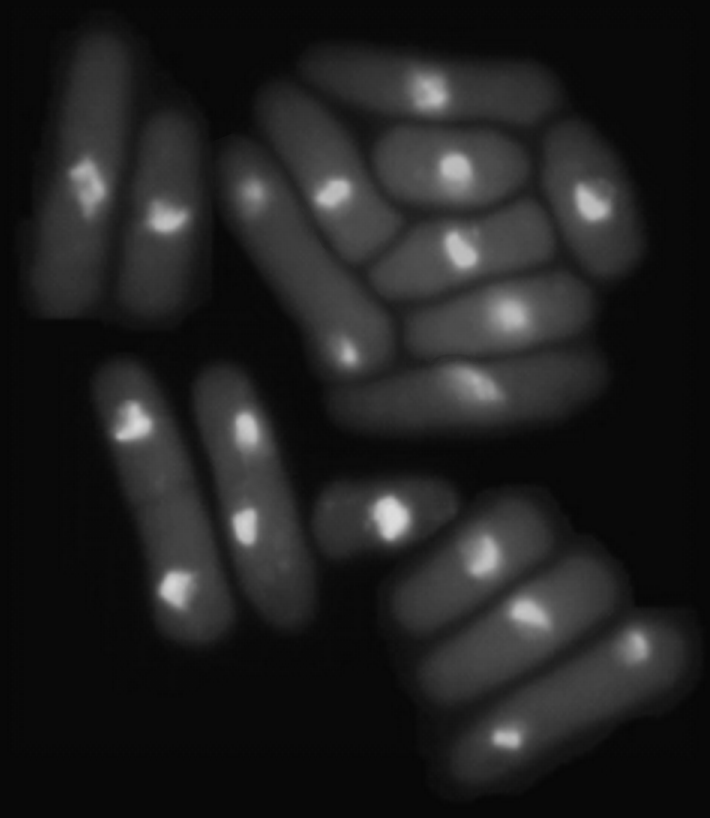
%> input picture CSCI 780 (Digital Image Processing)/Zhang-HW3/Fig1118(a).tif, 710 x 818 px
$ octave --eval "result = problem2_watershed;"   (GNU Octave 9; MATLAB toolbox functions it lacks are replaced by stand-ins)
%> lines starting %> are read from the running program, lines starting %| are printed output that depends on the picture; in (x1, y1, x2, y2) boxes, pixels count from 0 and x2, y2 are one past the last pixel; in counts of white or black regions, pixels touching at a corner belong together; the program's own positions count from 1
function [L, avgArea, cellAreas, out] = problem2_watershed()

% Preprocessing, read image and convert to grayscale
I = imread('Fig1118(a).tif');
%> I is the input picture: size 818x710 uint8; min 6, max 222, mean 33.1
if size(I,3) == 3
    I = rgb2gray(I);
end
I = im2double(I);
%> I: size 818x710 double

I_smooth = imgaussfilt(I, 1);

% Remove bright blobs inside cells
se = strel('disk', 5);
I_noBlobs = imopen(I_smooth, se);

% Foreground Mask Generation, binary mask using thresholding
T = graythresh(I_noBlobs);
%> T = 0.165
BW = imbinarize(I_noBlobs, T);
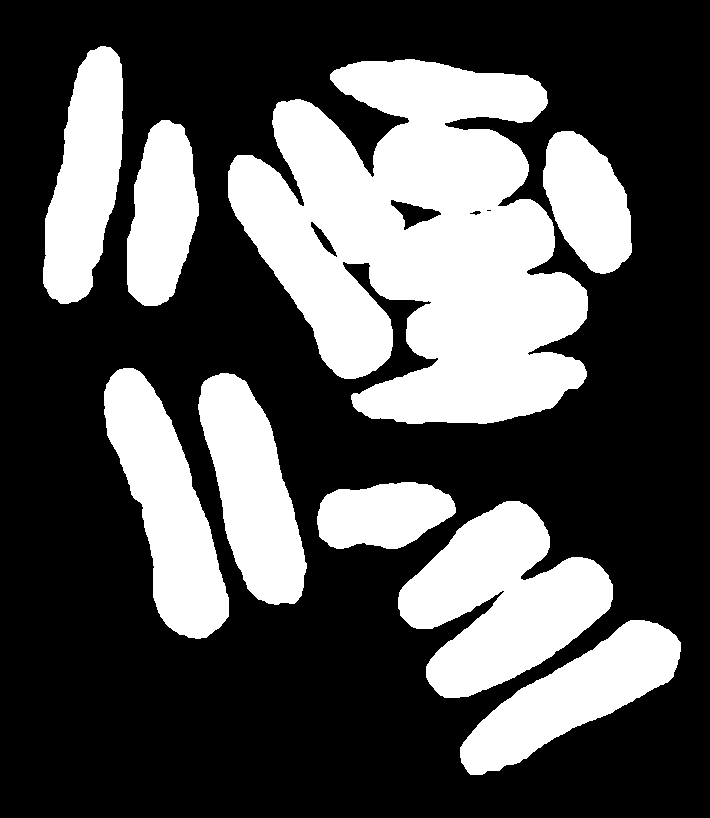
%> BW: size 818x710 logical; 33.3% white; 9 white regions, largest, box (x1, y1, x2, y2) and area: (228, 59, 588, 424) 84197, (398, 501, 613, 698) 24120, (104, 368, 229, 639) 16683

% Clean mask
BW = imfill(BW, 'holes');
%> BW: size 818x710 logical; 33.4% white; 9 white regions, largest, box (x1, y1, x2, y2) and area: (228, 59, 588, 424) 85115, (398, 501, 613, 698) 24120, (104, 368, 229, 639) 16683
BW = bwareaopen(BW, 80);
BW = imopen(BW, strel('disk', 2));
BW = imclose(BW, strel('disk', 3));
%> BW: size 818x710 logical; 33.4% white; 8 white regions, largest, box (x1, y1, x2, y2) and area: (228, 59, 632, 424) 93960, (398, 501, 613, 698) 24155, (104, 368, 229, 639) 16687

% Distance Transform
D = bwdist(~BW);
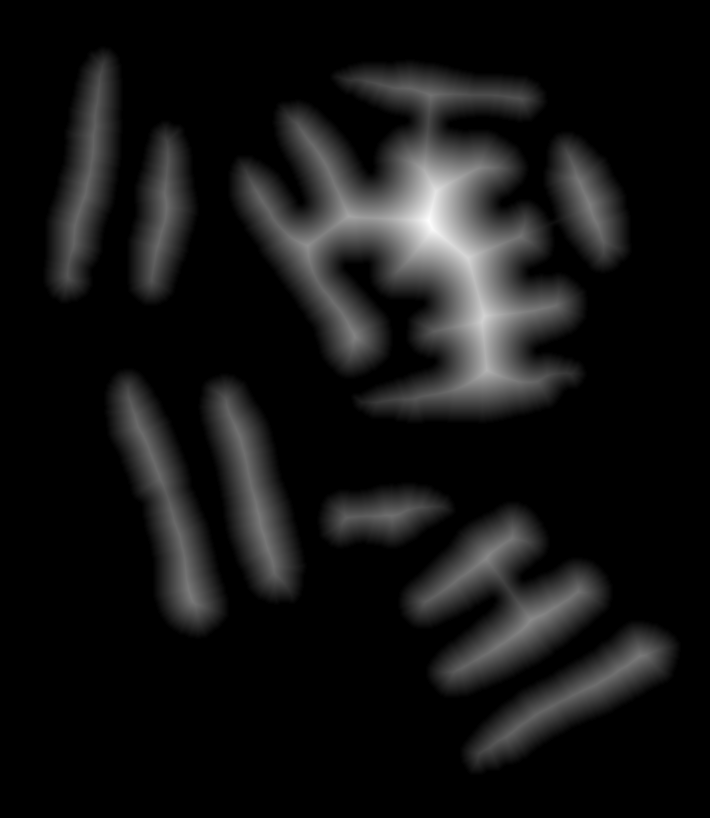
%> D: size 818x710 single; min 0, max 74.4, mean 6; drawn with min black and max white

% Watershed Segmentation, watershed transform to separate touching cells
Dmod = -D;
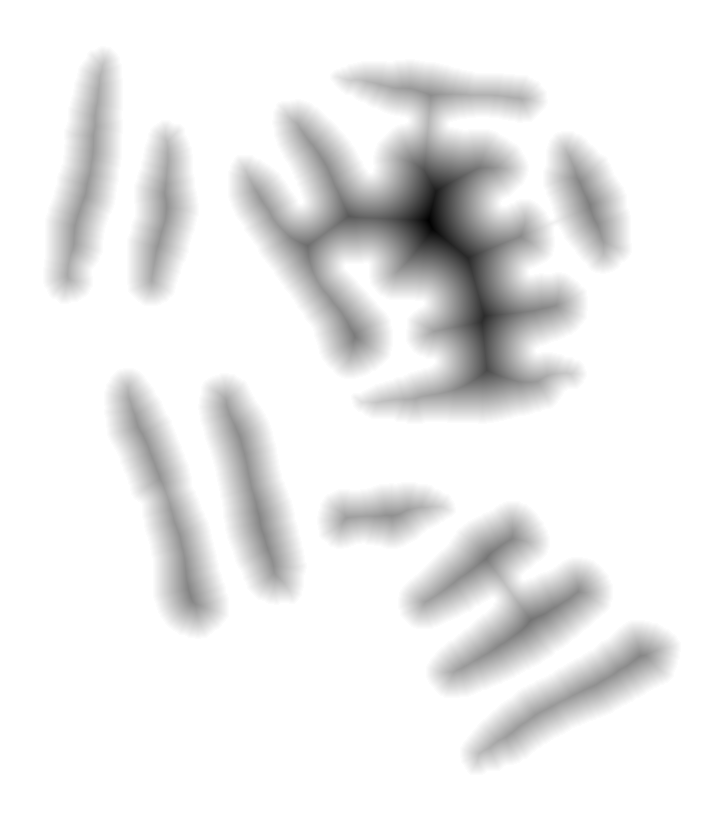
%> Dmod: size 818x710 single; min -74.4, max 0, mean -5.98; drawn with min black and max white
Dmod(~BW) = -Inf;
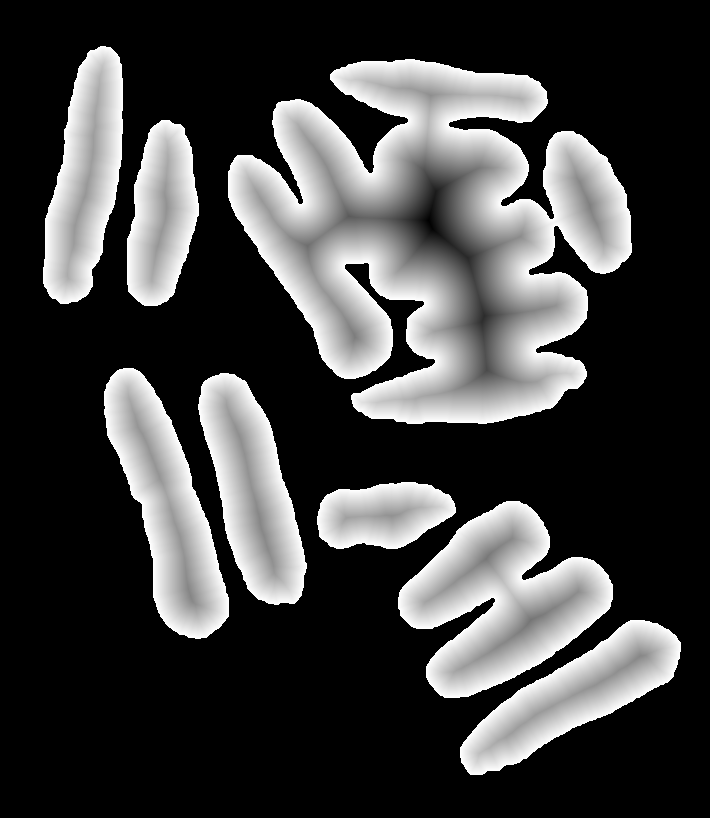
%> Dmod: size 818x710 single; 66.55% of the values are NaN or infinite; the others: min -74.4, max -1, mean -17.87; drawn with min black, max white, NaN and infinite black
Dmod = imhmin(Dmod, 1.5);

Lw = watershed(Dmod);
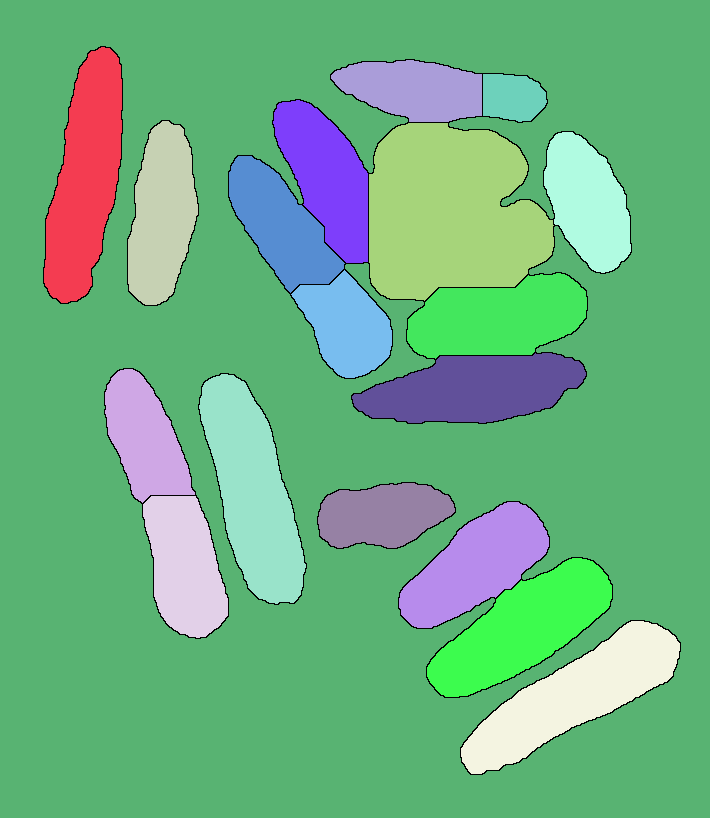
%> Lw: size 818x710 uint8; 20 distinct labels, from 0 to 19; one colour per label, 0 black

% Final Labeling
BW_final = BW;
BW_final(Lw == 0) = 0;
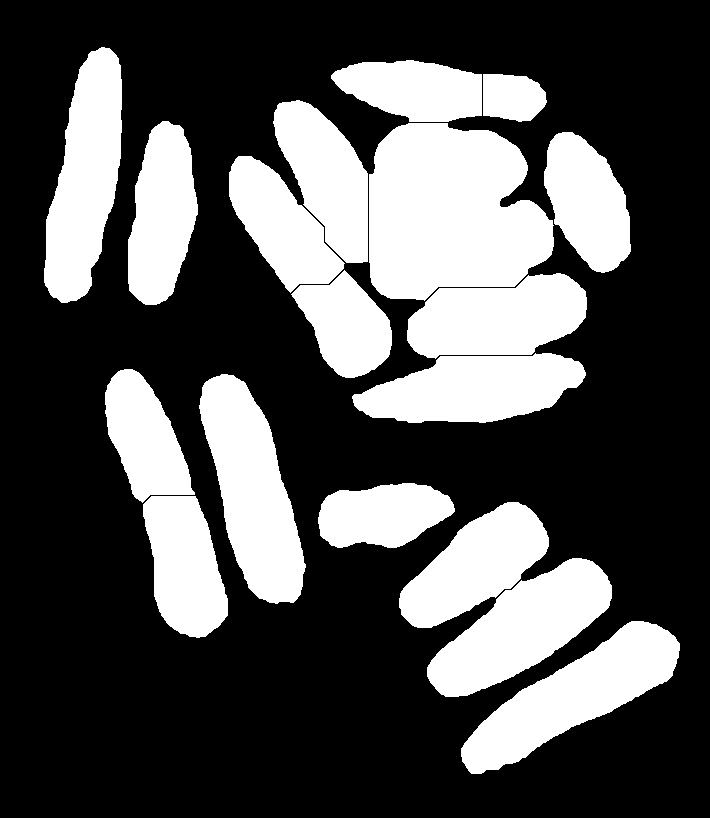
%> BW_final: size 818x710 logical; 31.9% white; 18 white regions, largest, box (x1, y1, x2, y2) and area: (369, 123, 554, 301) 25861, (199, 374, 306, 604) 13954, (461, 621, 680, 774) 13554

L = bwlabel(BW_final);
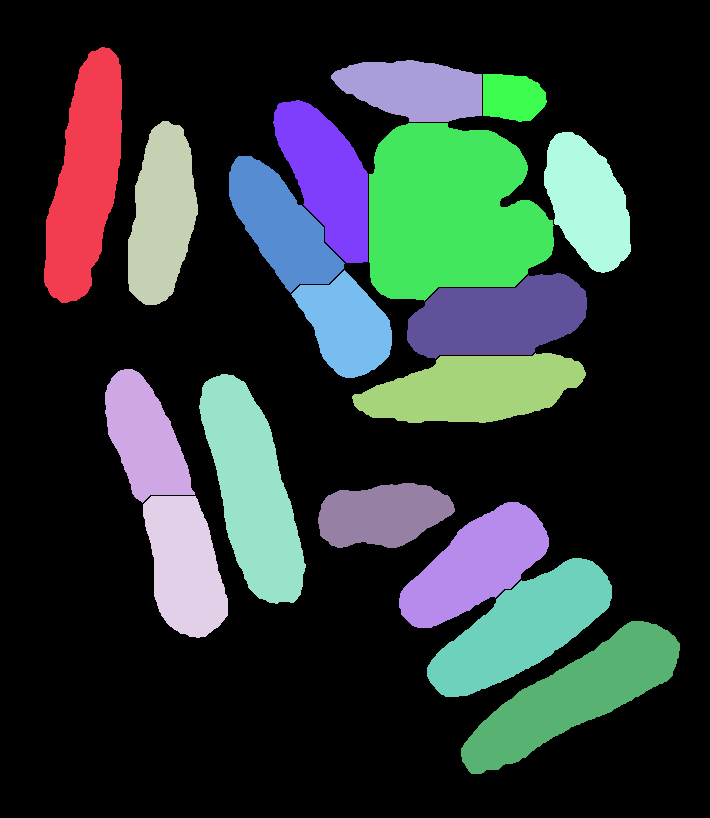
%> L: size 818x710 double; 19 distinct labels, from 0 to 18; one colour per label, 0 black

% Area measurement
stats = regionprops(L, 'Area');
%> stats = 18 regions; largest, Area: 25861, 13954, 13554, 12932, 12841
cellAreas = [stats.Area];
%> cellAreas = 18 values, max 25861 at index 12, min 2529 at index 17, mean 10291.7
avgArea = mean(cellAreas);
%> avgArea = 10291.7

% Outputs for run_problem2
out.I = I;
out.I_smooth = I_smooth;
out.I_noBlobs = I_noBlobs;
out.BW = BW;
out.D = D;
out.Lw = Lw;
out.BW_final = BW_final;

end
